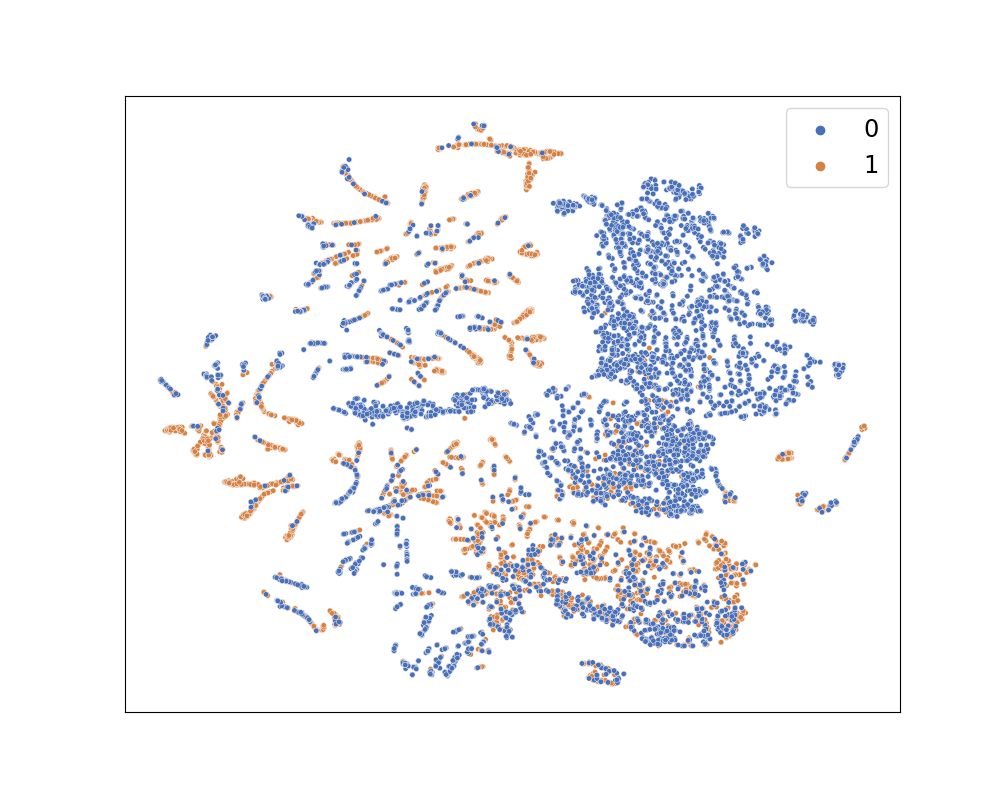

Write Python code to recreate this figure.
import numpy as np
import pandas as pd
from matplotlib import pyplot as plt
from sklearn.manifold import TSNE
import seaborn as sns

label = pd.read_csv('dataframe/Disbiome_raw_labels.csv', index_col=0)
label = np.array(label).astype(int).flatten()
all_features_input = pd.read_csv('dataframe/Disbiome_raw_input.csv', index_col=0)

tsne = TSNE(n_components=2, random_state=36, perplexity=30, n_iter=1000)
tsne_embedding = tsne.fit_transform(all_features_input)

# 绘制散点图
plt.figure(figsize=(10, 8))
sns.scatterplot(
    x=tsne_embedding[:, 0],
    y=tsne_embedding[:, 1],
    hue=label,
    palette={0: "#486FB7", 1: "#D48143"},  # 指定颜色
    edgecolor="white",  # 边框颜色
    s=15  # 点的大小
)

# 隐藏刻度值
plt.xticks([])  # 隐藏x轴刻度值
plt.yticks([])  # 隐藏y轴刻度值
# 添加标题和坐标轴标签
plt.title("", fontsize=24)
plt.xlabel("", fontsize=24)
plt.ylabel("", fontsize=24)
# 调整图例
plt.legend(title=None, loc="upper right", fontsize='xx-large')
plt.savefig("RAW_Tsne.png")
plt.show()
